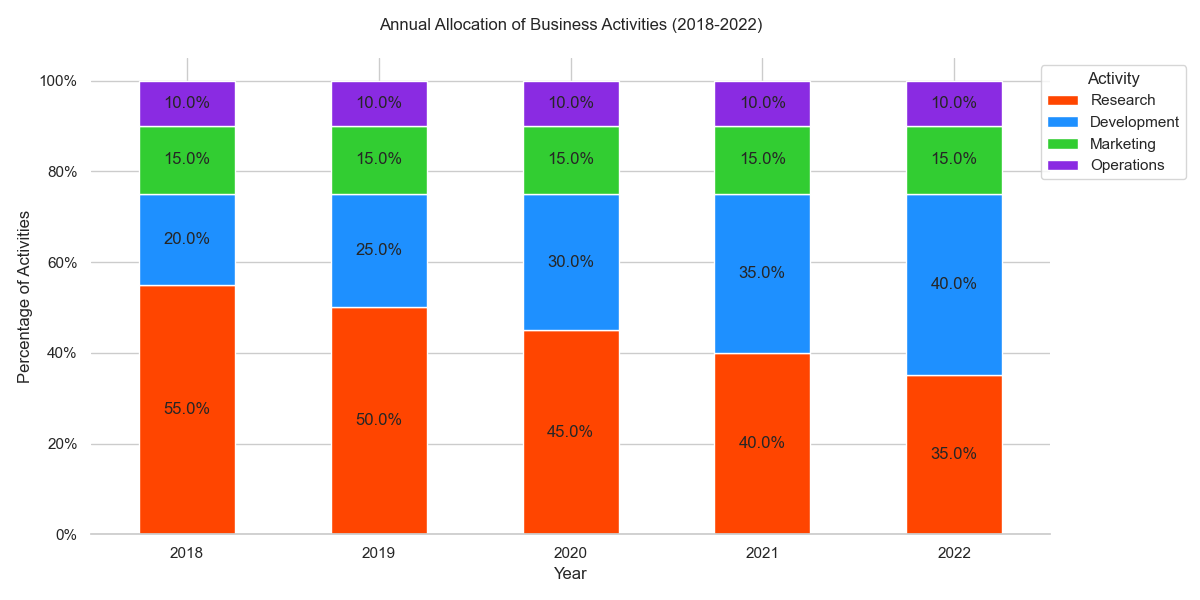

The Python source for this figure:

import pandas as pd
import seaborn as sns
import matplotlib.pyplot as plt
from matplotlib.ticker import FixedFormatter

# Creating the dataframe
data = {
    'Year': ['2018', '2019', '2020', '2021', '2022'],
    'Research': [55, 50, 45, 40, 35],
    'Development': [20, 25, 30, 35, 40],
    'Marketing': [15, 15, 15, 15, 15],
    'Operations': [10, 10, 10, 10, 10]
}
df = pd.DataFrame(data)
df.set_index('Year', inplace=True)

# Convert to percentages
df_percentage = df.div(df.sum(axis=1), axis=0) * 100

# Starting the stackplot
fig, ax = plt.subplots(figsize=(12, 6))
df_percentage.plot(kind='bar', stacked=True, width=0.5, color=['#FF4500', '#1E90FF', '#32CD32', '#8A2BE2'], ax=ax)

# Adding the percentage labels on each bar
for c in ax.containers:
    labels = [f'{w:.1f}%' for w in c.datavalues]
    ax.bar_label(c, labels=labels, label_type='center')

ax.set_ylabel('Percentage of Activities')
ax.set_xlabel('Year')
ax.set_title('Annual Allocation of Business Activities (2018-2022)', pad=20)
ax.yaxis.set_major_formatter(FixedFormatter(['0%', '20%', '40%', '60%', '80%', '100%']))

plt.xticks(rotation=0)
plt.legend(title='Activity', loc='upper right', bbox_to_anchor=(1.15, 1))
sns.despine(left=True)

plt.tight_layout()
plt.show()
